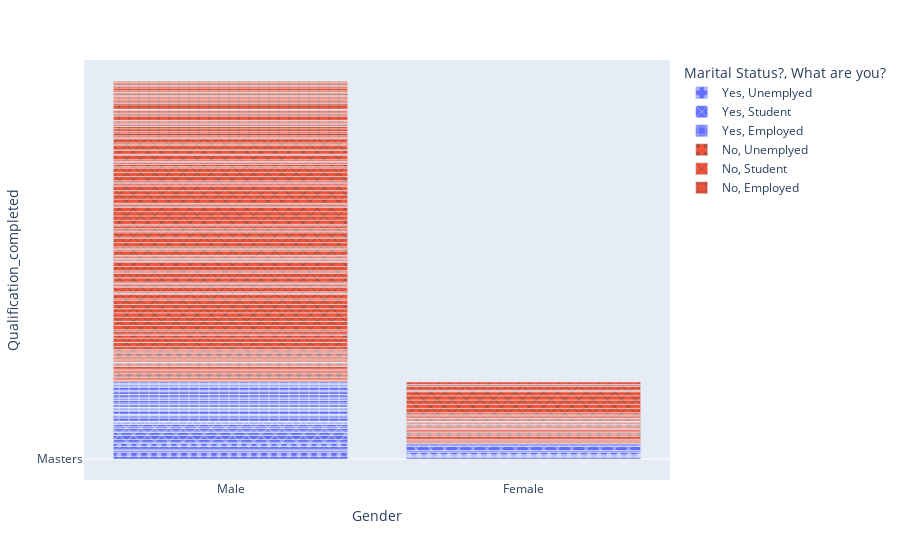

The notebook cell saved with this chart:
### Code cell
fig = px.bar(d, x="Gender", y="Qualification_completed", color="Marital Status?",
             pattern_shape="What are you?", pattern_shape_sequence=[".", "x", "+"])
fig.show()

### Figure 1 — Plotly figure (JSON) as saved in the notebook; plotly's stock layout.template omitted (floating-point values rounded to 4 significant figures; data arrays with more than 128 entries replaced by an {"elided": "..."} marker saying what was removed)
{"data": [{"alignmentgroup": "True", "hovertemplate": "Marital Status?=Yes<br>What are you?=Unemplyed<br>Gender=%{x}<br>Qualification_completed=%{y}<extra></extra>", "legendgroup": "Yes, Unemplyed", "marker": {"color": "#636efa", "pattern": {"shape": "."}}, "name": "Yes, Unemplyed", "offsetgroup": "Yes, Unemplyed", "orientation": "v", "showlegend": true, "textposition": "auto", "type": "bar", "x": ["Male", "Male", "Female", "Female", "Male", "Male", "Male", "Male", "Female", "Male", "Female", "Male", "Male", "Female", "Male", "Male", "Female", "Female", "Male", "Male", "Female", "Female", "Female"], "xaxis": "x", "y": ["Masters", "Masters", "Bachelors", "Bachelors", "PhD", "Pre-Bachelors", "Masters", "Bachelors", "Masters", "Masters", "Bachelors", "Masters", "Bachelors", "Masters", "PhD", "Masters", "Masters", "PhD", "Masters", "PhD", "Masters", "Bachelors", "Masters"], "yaxis": "y"}, {"alignmentgroup": "True", "hovertemplate": "Marital Status?=Yes<br>What are you?=Student<br>Gender=%{x}<br>Qualification_completed=%{y}<extra></extra>", "legendgroup": "Yes, Student", "marker": {"color": "#636efa", "pattern": {"shape": "x"}}, "name": "Yes, Student", "offsetgroup": "Yes, Student", "orientation": "v", "showlegend": true, "textposition": "auto", "type": "bar", "x": ["Male", "Male", "Male", "Female", "Male", "Male", "Male", "Male", "Male", "Male", "Male", "Male", "Male", "Male", "Male", "Male", "Male", "Female", "Male", "Male", "Male", "Male", "Male", "Female", "Male", "Male", "Male", "Male"], "xaxis": "x", "y": ["Bachelors", "PhD", "Pre-Bachelors", "Masters", "Masters", "PhD", "Masters", "Masters", "Bachelors", "PhD", "Masters", "Bachelors", "PhD", "Masters", "Masters", "Masters", "Masters", "Masters", "Masters", "Bachelors", "Masters", "Masters", "Masters", "Pre-Bachelors", "Masters", "Bachelors", "Masters", "Masters"], "yaxis": "y"}, {"alignmentgroup": "True", "hovertemplate": "Marital Status?=Yes<br>What are you?=Employed<br>Gender=%{x}<br>Qualification_completed=%{y}<extra></extra>", "legendgroup": "Yes, Employed", "marker": {"color": "#636efa", "pattern": {"shape": "+"}}, "name": "Yes, Employed", "offsetgroup": "Yes, Employed", "orientation": "v", "showlegend": true, "textposition": "auto", "type": "bar", "x": ["Male", "Female", "Male", "Male", "Male", "Male", "Male", "Male", "Male", "Male", "Male", "Male", "Male", "Male", "Male", "Male", "Male", "Female", "Male", "Male", "Male", "Male", "Male", "Male", "Male", "Male", "Male", "Female", "Male", "Male", "Male", "Male", "Male", "Male", "Male", "Male", "Male", "Male", "Male", "Male", "Male", "Male", "Male", "Male", "Male", "Male", "Male", "Female", "Male", "Male", "Male", "Female", "Male", "Male", "Male", "Male", "Male", "Male", "Male", "Male", "Male", "Male", "Male", "Male", "Male", "Male", "Male", "Male", "Male", "Male"], "xaxis": "x", "y": ["Masters", "Masters", "Masters", "Masters", "Masters", "PhD", "Bachelors", "Bachelors", "Masters", "Masters", "Masters", "Bachelors", "Masters", "Masters", "Masters", "PhD", "Bachelors", "PhD", "Masters", "Masters", "Masters", "Masters", "Bachelors", "Bachelors", "Masters", "Masters", "Masters", "Masters", "Masters", "Masters", "Masters", "Masters", "Masters", "PhD", "Masters", "Masters", "Masters", "Masters", "Bachelors", "PhD", "Masters", "Masters", "Masters", "Bachelors", "Masters", "Bachelors", "PhD", "Masters", "Masters", "Masters", "Masters", "Masters", "PhD", "Masters", "Masters", "Masters", "Masters", "Masters", "Masters", "Bachelors", "Masters", "PhD", "Masters", "Bachelors", "Masters", "Bachelors", "Masters", "Bachelors", "Masters", "Bachelors"], "yaxis": "y"}, {"alignmentgroup": "True", "hovertemplate": "Marital Status?=No<br>What are you?=Unemplyed<br>Gender=%{x}<br>Qualification_completed=%{y}<extra></extra>", "legendgroup": "No, Unemplyed", "marker": {"color": "#EF553B", "pattern": {"shape": "."}}, "name": "No, Unemplyed", "offsetgroup": "No, Unemplyed", "orientation": "v", "showlegend": true, "textposition": "auto", "type": "bar", "x": ["Male", "Male", "Male", "Male", "Male", "Female", "Male", "Female", "Female", "Male", "Male", "Male", "Female", "Female", "Male", "Male", "Male", "Male", "Male", "Female", "Female", "Male", "Female", "Male", "Male", "Female", "Male", "Male", "Female", "Male", "Male", "Male", "Male", "Female", "Male", "Male", "Female", "Female", "Female", "Female", "Female", "Female", "Female", "Male", "Male", "Female", "Male", "Male", "Male", "Female", "Male"], "xaxis": "x", "y": ["Bachelors", "Masters", "Bachelors", "Bachelors", "Bachelors", "Masters", "Bachelors", "Bachelors", "Bachelors", "Bachelors", "Bachelors", "Bachelors", "Masters", "Bachelors", "Bachelors", "PhD", "Masters", "Masters", "Masters", "PhD", "Bachelors", "Masters", "Bachelors", "Bachelors", "Masters", "Masters", "Bachelors", "Bachelors", "Masters", "Masters", "Masters", "Masters", "Masters", "Bachelors", "Bachelors", "Masters", "Bachelors", "Bachelors", "Bachelors", "Masters", "Bachelors", "Masters", "Bachelors", "Bachelors", "Bachelors", "Bachelors", "Bachelors", "Bachelors", "Bachelors", "Masters", "Bachelors"], "yaxis": "y"}, {"alignmentgroup": "True", "hovertemplate": "Marital Status?=No<br>What are you?=Student<br>Gender=%{x}<br>Qualification_completed=%{y}<extra></extra>", "legendgroup": "No, Student", "marker": {"color": "#EF553B", "pattern": {"shape": "x"}}, "name": "No, Student", "offsetgroup": "No, Student", "orientation": "v", "showlegend": true, "textposition": "auto", "type": "bar", "x": {"elided": "140 str values"}, "xaxis": "x", "y": {"elided": "140 str values"}, "yaxis": "y"}, {"alignmentgroup": "True", "hovertemplate": "Marital Status?=No<br>What are you?=Employed<br>Gender=%{x}<br>Qualification_completed=%{y}<extra></extra>", "legendgroup": "No, Employed", "marker": {"color": "#EF553B", "pattern": {"shape": "+"}}, "name": "No, Employed", "offsetgroup": "No, Employed", "orientation": "v", "showlegend": true, "textposition": "auto", "type": "bar", "x": ["Male", "Male", "Male", "Male", "Male", "Male", "Male", "Male", "Female", "Male", "Male", "Male", "Male", "Male", "Female", "Male", "Male", "Male", "Male", "Male", "Male", "Male", "Male", "Female", "Male", "Male", "Male", "Male", "Female", "Male", "Male", "Male", "Male", "Male", "Male", "Male", "Male", "Male", "Male", "Male", "Female", "Male", "Male", "Male", "Female", "Female", "Female", "Male", "Male", "Male", "Male", "Male", "Female", "Male", "Male", "Male", "Male", "Male", "Male", "Male", "Male", "Male", "Male"], "xaxis": "x", "y": ["Bachelors", "Bachelors", "PhD", "Bachelors", "PhD", "PhD", "Masters", "Masters", "Masters", "Masters", "Bachelors", "Masters", "Masters", "Masters", "Masters", "Bachelors", "Bachelors", "Masters", "Bachelors", "Masters", "Masters", "Pre-Bachelors", "Bachelors", "Bachelors", "Masters", "Bachelors", "Bachelors", "Bachelors", "Masters", "Masters", "Masters", "Bachelors", "Masters", "Masters", "Masters", "Pre-Bachelors", "Bachelors", "Bachelors", "Bachelors", "Bachelors", "Masters", "Bachelors", "Bachelors", "Masters", "Masters", "Masters", "PhD", "Bachelors", "Masters", "Bachelors", "Bachelors", "Masters", "Masters", "Masters", "Bachelors", "PhD", "Bachelors", "Bachelors", "Masters", "Bachelors", "Bachelors", "Bachelors", "Masters"], "yaxis": "y"}], "layout": {"barmode": "relative", "legend": {"title": {"text": "Marital Status?, What are you?"}, "tracegroupgap": 0}, "margin": {"t": 60}, "xaxis": {"anchor": "y", "domain": [0, 1], "title": {"text": "Gender"}}, "yaxis": {"anchor": "x", "domain": [0, 1], "title": {"text": "Qualification_completed"}}}}
